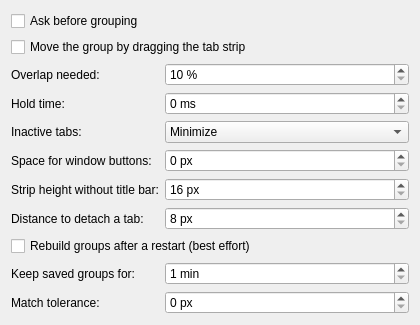
<?xml version="1.0" encoding="UTF-8"?>
<ui version="4.0">
 <class>TabGroupsConfig</class>
 <widget class="QWidget" name="TabGroupsConfig">
  <property name="geometry">
   <rect>
    <x>0</x>
    <y>0</y>
    <width>420</width>
    <height>220</height>
   </rect>
  </property>
  <layout class="QFormLayout" name="formLayout">
   <item row="0" column="0" colspan="2">
    <widget class="QCheckBox" name="kcfg_PromptOnDrop">
     <property name="text">
      <string>Ask before grouping</string>
     </property>
    </widget>
   </item>
   <item row="1" column="0" colspan="2">
    <widget class="QCheckBox" name="kcfg_GroupDragOnStrip">
     <property name="text">
      <string>Move the group by dragging the tab strip</string>
     </property>
    </widget>
   </item>
   <item row="2" column="0">
    <widget class="QLabel" name="overlapLabel">
     <property name="text">
      <string>Overlap needed:</string>
     </property>
    </widget>
   </item>
   <item row="2" column="1">
    <widget class="QSpinBox" name="kcfg_OverlapThreshold">
     <property name="suffix">
      <string> %</string>
     </property>
     <property name="minimum">
      <number>10</number>
     </property>
     <property name="maximum">
      <number>100</number>
     </property>
    </widget>
   </item>
   <item row="3" column="0">
    <widget class="QLabel" name="dwellLabel">
     <property name="text">
      <string>Hold time:</string>
     </property>
    </widget>
   </item>
   <item row="3" column="1">
    <widget class="QSpinBox" name="kcfg_DwellTimeMs">
     <property name="suffix">
      <string> ms</string>
     </property>
     <property name="minimum">
      <number>0</number>
     </property>
     <property name="maximum">
      <number>2000</number>
     </property>
     <property name="singleStep">
      <number>50</number>
     </property>
    </widget>
   </item>
   <item row="4" column="0">
    <widget class="QLabel" name="hideLabel">
     <property name="text">
      <string>Inactive tabs:</string>
     </property>
    </widget>
   </item>
   <item row="4" column="1">
    <widget class="QComboBox" name="kcfg_HideInactive">
     <item>
      <property name="text">
       <string>Minimize</string>
      </property>
     </item>
     <item>
      <property name="text">
       <string>Cover only</string>
      </property>
     </item>
    </widget>
   </item>
   <item row="5" column="0">
    <widget class="QLabel" name="insetLabel">
     <property name="text">
      <string>Space for window buttons:</string>
     </property>
    </widget>
   </item>
   <item row="5" column="1">
    <widget class="QSpinBox" name="kcfg_RightInset">
     <property name="suffix">
      <string> px</string>
     </property>
     <property name="minimum">
      <number>0</number>
     </property>
     <property name="maximum">
      <number>600</number>
     </property>
    </widget>
   </item>
   <item row="6" column="0">
    <widget class="QLabel" name="barHeightLabel">
     <property name="text">
      <string>Strip height without title bar:</string>
     </property>
    </widget>
   </item>
   <item row="6" column="1">
    <widget class="QSpinBox" name="kcfg_BarHeight">
     <property name="suffix">
      <string> px</string>
     </property>
     <property name="minimum">
      <number>16</number>
     </property>
     <property name="maximum">
      <number>80</number>
     </property>
    </widget>
   </item>
   <item row="7" column="0">
    <widget class="QLabel" name="dragOutLabel">
     <property name="text">
      <string>Distance to detach a tab:</string>
     </property>
    </widget>
   </item>
   <item row="8" column="0" colspan="2">
    <widget class="QCheckBox" name="kcfg_RestoreAfterRestart">
     <property name="text">
      <string>Rebuild groups after a restart (best effort)</string>
     </property>
    </widget>
   </item>
   <item row="9" column="0">
    <widget class="QLabel" name="restoreWindowLabel">
     <property name="text">
      <string>Keep saved groups for:</string>
     </property>
    </widget>
   </item>
   <item row="9" column="1">
    <widget class="QSpinBox" name="kcfg_RestoreWindowMinutes">
     <property name="suffix">
      <string> min</string>
     </property>
     <property name="minimum">
      <number>1</number>
     </property>
     <property name="maximum">
      <number>10080</number>
     </property>
     <property name="singleStep">
      <number>60</number>
     </property>
    </widget>
   </item>
   <item row="10" column="0">
    <widget class="QLabel" name="toleranceLabel">
     <property name="text">
      <string>Match tolerance:</string>
     </property>
    </widget>
   </item>
   <item row="10" column="1">
    <widget class="QSpinBox" name="kcfg_MatchTolerancePx">
     <property name="suffix">
      <string> px</string>
     </property>
     <property name="minimum">
      <number>0</number>
     </property>
     <property name="maximum">
      <number>500</number>
     </property>
    </widget>
   </item>
   <item row="7" column="1">
    <widget class="QSpinBox" name="kcfg_DragOutDistance">
     <property name="suffix">
      <string> px</string>
     </property>
     <property name="minimum">
      <number>8</number>
     </property>
     <property name="maximum">
      <number>400</number>
     </property>
    </widget>
   </item>
  </layout>
 </widget>
 <resources/>
 <connections/>
</ui>
